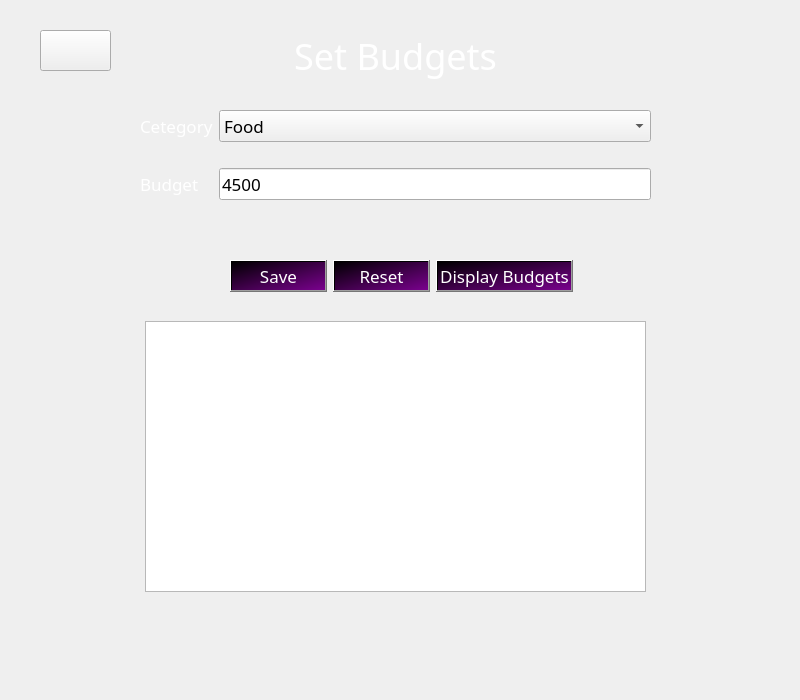
<?xml version="1.0" encoding="UTF-8"?>
<ui version="4.0">
 <class>SetBudgets</class>
 <widget class="QDialog" name="SetBudgets">
  <property name="geometry">
   <rect>
    <x>0</x>
    <y>0</y>
    <width>800</width>
    <height>700</height>
   </rect>
  </property>
  <property name="maximumSize">
   <size>
    <width>800</width>
    <height>700</height>
   </size>
  </property>
  <property name="font">
   <font>
    <family>Sitka Banner</family>
   </font>
  </property>
  <property name="windowTitle">
   <string>SetBudgets</string>
  </property>
  <property name="windowIcon">
   <iconset resource="src.qrc">
    <normaloff>:/images/ghjk.png</normaloff>:/images/ghjk.png</iconset>
  </property>
  <widget class="QLabel" name="label">
   <property name="geometry">
    <rect>
     <x>280</x>
     <y>30</y>
     <width>231</width>
     <height>51</height>
    </rect>
   </property>
   <property name="font">
    <font>
     <family>Sitka Banner</family>
     <pointsize>27</pointsize>
    </font>
   </property>
   <property name="styleSheet">
    <string notr="true">color: rgb(255, 255, 255);
</string>
   </property>
   <property name="text">
    <string>Set Budgets</string>
   </property>
   <property name="alignment">
    <set>Qt::AlignmentFlag::AlignCenter</set>
   </property>
  </widget>
  <widget class="QWidget" name="formLayoutWidget">
   <property name="geometry">
    <rect>
     <x>140</x>
     <y>110</y>
     <width>511</width>
     <height>131</height>
    </rect>
   </property>
   <layout class="QFormLayout" name="formLayout">
    <property name="verticalSpacing">
     <number>26</number>
    </property>
    <item row="0" column="0">
     <widget class="QLabel" name="label_2">
      <property name="font">
       <font>
        <family>Sitka Banner</family>
        <pointsize>13</pointsize>
       </font>
      </property>
      <property name="styleSheet">
       <string notr="true">color: rgb(255, 255, 255);
</string>
      </property>
      <property name="text">
       <string>Cetegory</string>
      </property>
     </widget>
    </item>
    <item row="0" column="1">
     <widget class="QComboBox" name="CategoryBud">
      <property name="font">
       <font>
        <family>Sitka Banner</family>
        <pointsize>13</pointsize>
       </font>
      </property>
      <item>
       <property name="text">
        <string>Food</string>
       </property>
      </item>
      <item>
       <property name="text">
        <string>Entertainment</string>
       </property>
      </item>
      <item>
       <property name="text">
        <string>Traveling</string>
       </property>
      </item>
      <item>
       <property name="text">
        <string>Clothing</string>
       </property>
      </item>
      <item>
       <property name="text">
        <string>Education equipment</string>
       </property>
      </item>
      <item>
       <property name="text">
        <string>University fees</string>
       </property>
      </item>
      <item>
       <property name="text">
        <string>Other</string>
       </property>
      </item>
     </widget>
    </item>
    <item row="1" column="0">
     <widget class="QLabel" name="label_3">
      <property name="font">
       <font>
        <family>Sitka Banner</family>
        <pointsize>13</pointsize>
       </font>
      </property>
      <property name="styleSheet">
       <string notr="true">color: rgb(255, 255, 255);
</string>
      </property>
      <property name="text">
       <string>Budget</string>
      </property>
     </widget>
    </item>
    <item row="1" column="1">
     <widget class="QLineEdit" name="Budget">
      <property name="font">
       <font>
        <family>Sitka Banner</family>
        <pointsize>13</pointsize>
       </font>
      </property>
      <property name="text">
       <string>4500</string>
      </property>
     </widget>
    </item>
   </layout>
  </widget>
  <widget class="QTableView" name="BudgetTable">
   <property name="geometry">
    <rect>
     <x>145</x>
     <y>321</y>
     <width>501</width>
     <height>271</height>
    </rect>
   </property>
  </widget>
  <widget class="QWidget" name="layoutWidget">
   <property name="geometry">
    <rect>
     <x>230</x>
     <y>260</y>
     <width>343</width>
     <height>33</height>
    </rect>
   </property>
   <layout class="QHBoxLayout" name="horizontalLayout">
    <item>
     <widget class="QPushButton" name="SaveBud">
      <property name="font">
       <font>
        <family>Sitka Banner</family>
        <pointsize>13</pointsize>
       </font>
      </property>
      <property name="cursor">
       <cursorShape>PointingHandCursor</cursorShape>
      </property>
      <property name="styleSheet">
       <string notr="true">background-color: qlineargradient(spread:pad, x1:0, y1:0, x2:1, y2:1, stop:0 rgba(0, 0, 0, 255), stop:1 rgba(122, 1, 142, 255));
color: rgb(255, 255, 255);</string>
      </property>
      <property name="text">
       <string>Save</string>
      </property>
     </widget>
    </item>
    <item>
     <widget class="QPushButton" name="ResetBud">
      <property name="font">
       <font>
        <family>Sitka Banner</family>
        <pointsize>13</pointsize>
       </font>
      </property>
      <property name="cursor">
       <cursorShape>PointingHandCursor</cursorShape>
      </property>
      <property name="styleSheet">
       <string notr="true">background-color: qlineargradient(spread:pad, x1:0, y1:0, x2:1, y2:1, stop:0 rgba(0, 0, 0, 255), stop:1 rgba(122, 1, 142, 255));
color: rgb(255, 255, 255);</string>
      </property>
      <property name="text">
       <string>Reset</string>
      </property>
     </widget>
    </item>
    <item>
     <widget class="QPushButton" name="DisplayBud">
      <property name="font">
       <font>
        <family>Sitka Banner</family>
        <pointsize>13</pointsize>
       </font>
      </property>
      <property name="cursor">
       <cursorShape>PointingHandCursor</cursorShape>
      </property>
      <property name="styleSheet">
       <string notr="true">background-color: qlineargradient(spread:pad, x1:0, y1:0, x2:1, y2:1, stop:0 rgba(0, 0, 0, 255), stop:1 rgba(122, 1, 142, 255));
color: rgb(255, 255, 255);</string>
      </property>
      <property name="text">
       <string>Display Budgets</string>
      </property>
     </widget>
    </item>
   </layout>
  </widget>
  <widget class="QLabel" name="label_4">
   <property name="geometry">
    <rect>
     <x>-90</x>
     <y>0</y>
     <width>1161</width>
     <height>701</height>
    </rect>
   </property>
   <property name="styleSheet">
    <string notr="true">image: url(:/images/6070859.jpg);</string>
   </property>
   <property name="text">
    <string/>
   </property>
  </widget>
  <widget class="QPushButton" name="BackBud">
   <property name="geometry">
    <rect>
     <x>40</x>
     <y>30</y>
     <width>71</width>
     <height>41</height>
    </rect>
   </property>
   <property name="cursor">
    <cursorShape>PointingHandCursor</cursorShape>
   </property>
   <property name="styleSheet">
    <string notr="true">image: url(:/images/left-arrow.png);</string>
   </property>
   <property name="text">
    <string/>
   </property>
  </widget>
  <zorder>label_4</zorder>
  <zorder>label</zorder>
  <zorder>formLayoutWidget</zorder>
  <zorder>BudgetTable</zorder>
  <zorder>layoutWidget</zorder>
  <zorder>BackBud</zorder>
 </widget>
 <resources>
  <include location="src.qrc"/>
 </resources>
 <connections/>
</ui>
